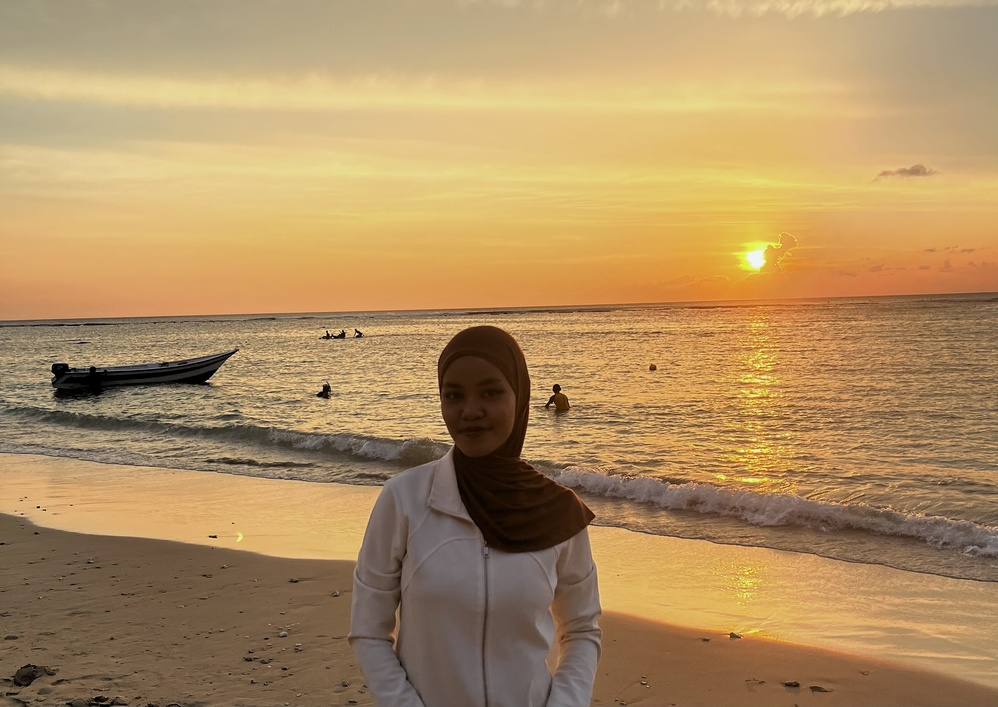
#> input picture backlight.jpg, 998 x 707 px, shrunk from 3024 x 2141 before the run
$ jupyter execute 'Operasi Pixel.ipynb'
#> lines starting #> are read from the running program, lines starting #| are printed output that depends on the picture
# Import Library

[cell 1]
import cv2
import matplotlib.pyplot as plt

# Membaca Gambar

[cell 2]
img = cv2.imread('backlight.jpg')
#> img is the input picture: shape (707, 998, 3); mean B, G, R 97.8, 143.4, 175.9

# Convert BGR to RGB

[cell 3]
rgb = cv2.cvtColor(img, cv2.COLOR_BGR2RGB)

# Convert RGB to Grayscale

[cell 4]
gray = cv2.cvtColor(rgb, cv2.COLOR_RGB2GRAY)
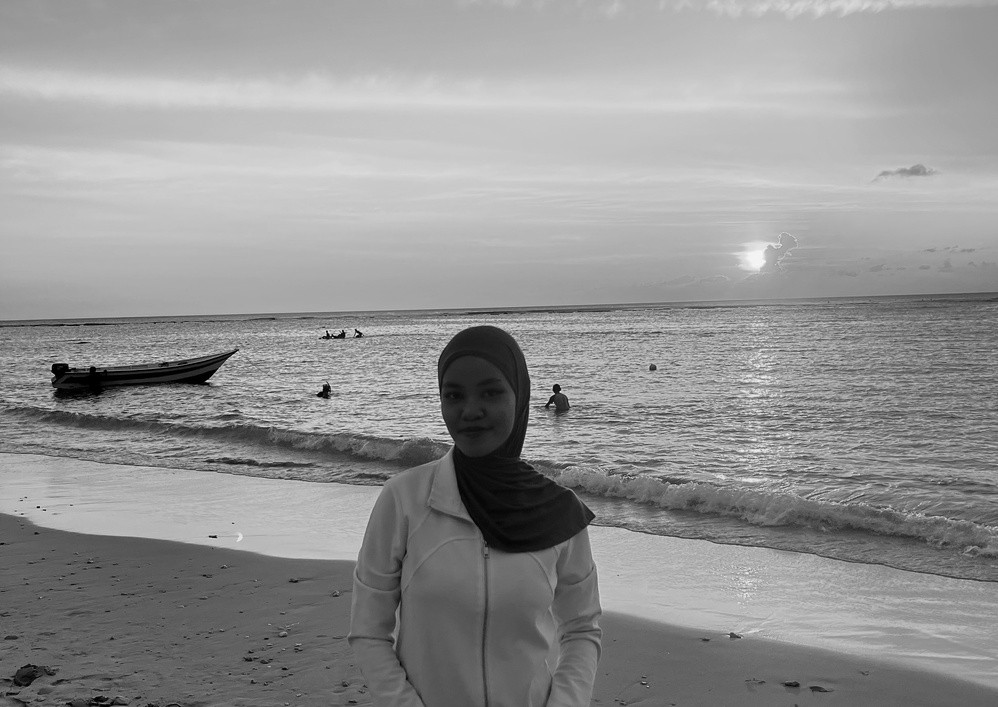
#> gray: shape (707, 998); min 0, max 248, mean 147.9

# Gray Dipercerah

[cell 5]
gray_bright = cv2.convertScaleAbs(gray, alpha=1, beta=80)
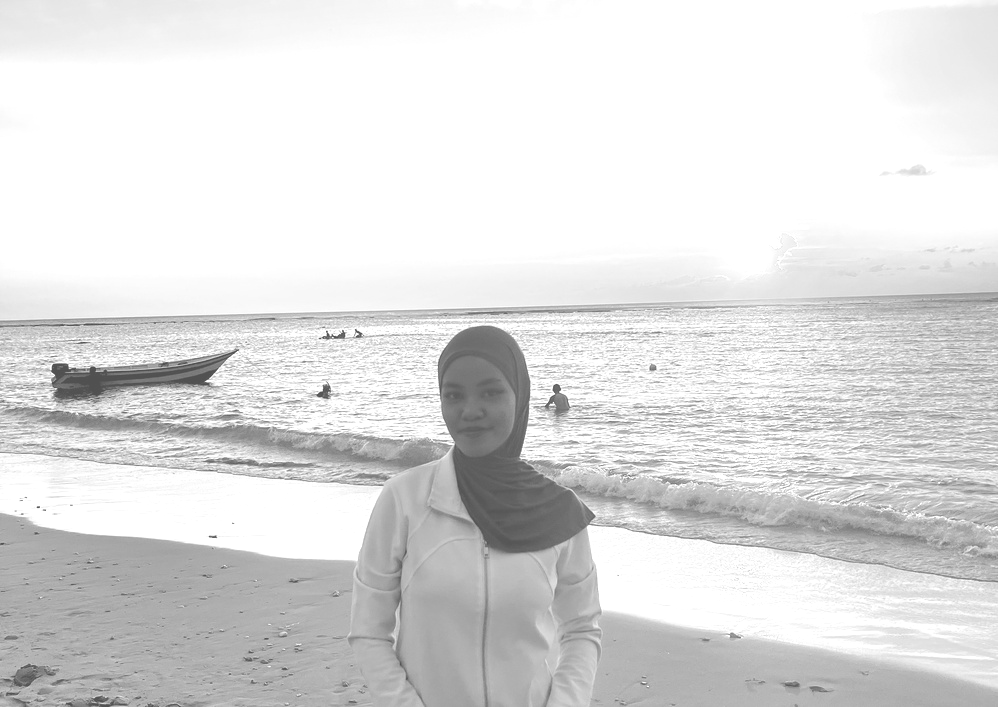
#> gray_bright: shape (707, 998); min 80, max 255, mean 221.8

# Gray Diperkontras

[cell 6]
gray_contrast = cv2.convertScaleAbs(gray, alpha=2, beta=0)
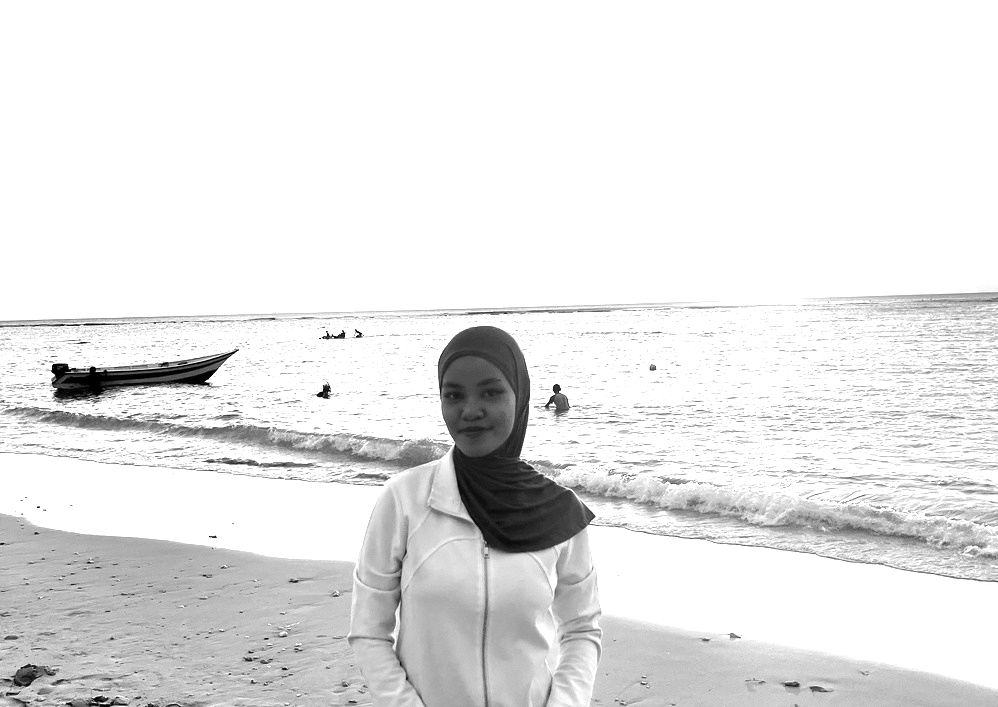
#> gray_contrast: shape (707, 998); min 0, max 255, mean 230.3

# Gray Dipercerah dan Diperkontras

[cell 7]
gray_bright_contrast = cv2.convertScaleAbs(gray, alpha=2, beta=80)
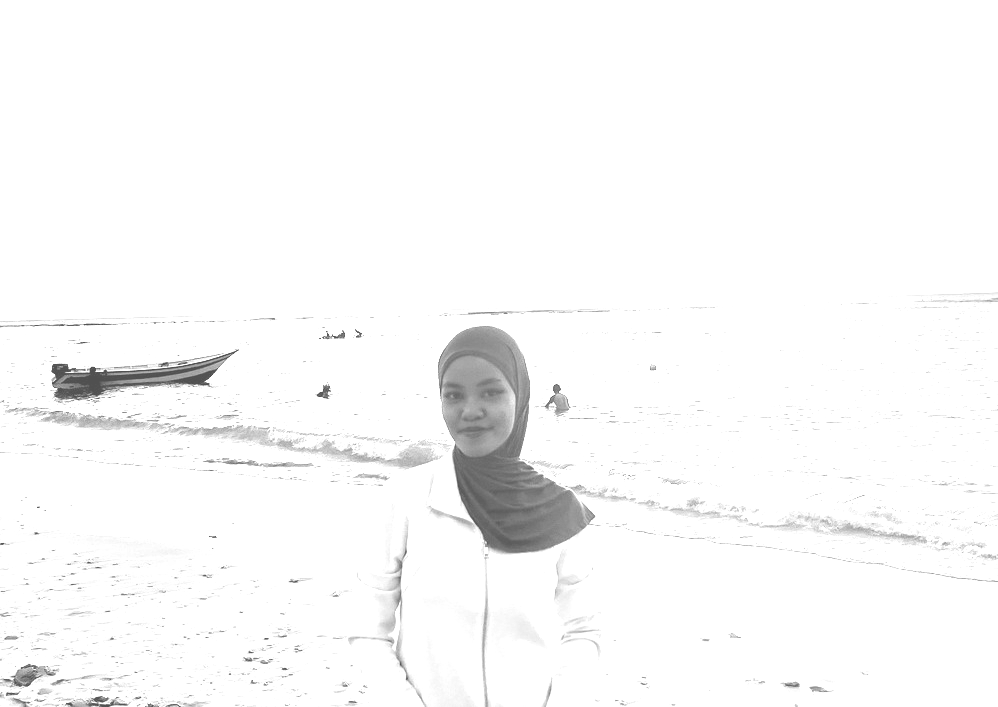
#> gray_bright_contrast: shape (707, 998); min 80, max 255, mean 249.3

# Menampilkan Hasil

[cell 8]
fig, axs = plt.subplots(2,3, figsize=(15,10))

# 1. Gambar Asli
axs[0,0].imshow(rgb)
axs[0,0].set_title("Gambar Asli")
axs[0,0].axis('off')

# 2. Gambar Gray
axs[0,1].imshow(gray, cmap='gray')
axs[0,1].set_title("Gambar Gray")
axs[0,1].axis('off')

# 3. Gray Dipercerah
axs[0,2].imshow(gray_bright, cmap='gray')
axs[0,2].set_title("Gray Dipercerah")
axs[0,2].axis('off')

# 4. Gray Diperkontras
axs[1,0].imshow(gray_contrast, cmap='gray')
axs[1,0].set_title("Gray Diperkontras")
axs[1,0].axis('off')

# 5. Gray Dipercerah dan Diperkontras
axs[1,1].imshow(gray_bright_contrast, cmap='gray')
axs[1,1].set_title("Gray Dipercerah & Diperkontras")
axs[1,1].axis('off')

# menghapus subplot kosong
axs[1,2].axis('off')

plt.tight_layout()
plt.show()
